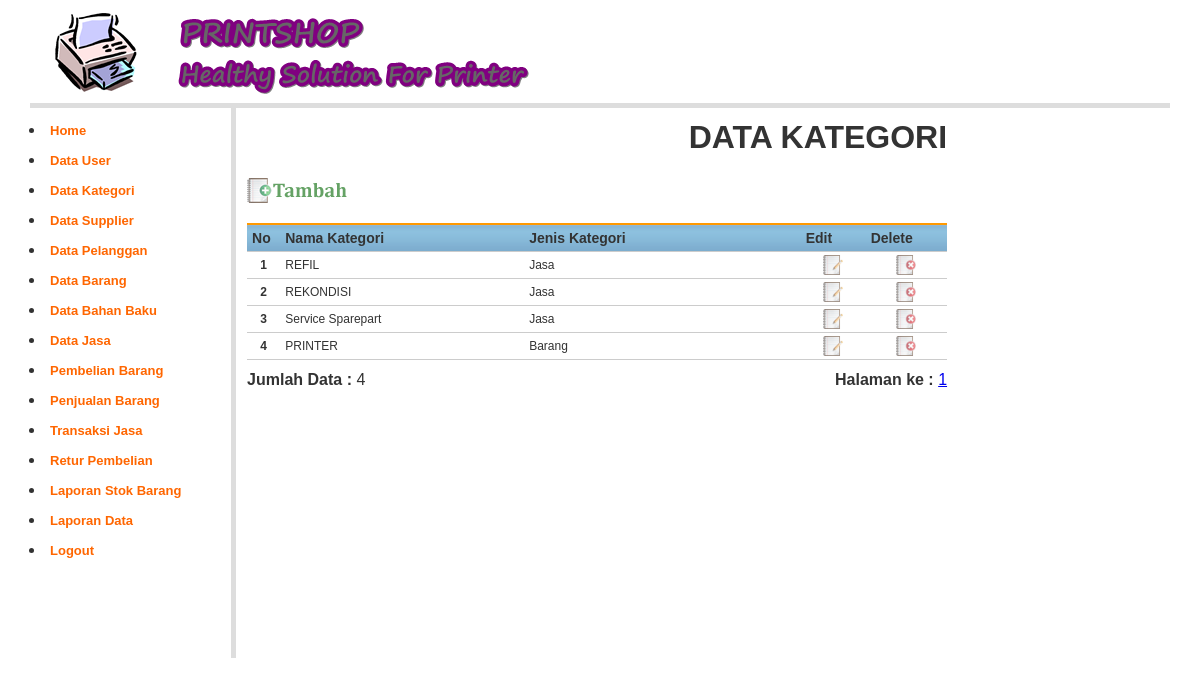
The app's page /?page=Data-Kategori (signed in) with its own data.
### tables this page shows
CREATE TABLE `kategori` (
  `kd_kategori` char(3) NOT NULL,
  `nm_kategori` varchar(50) NOT NULL,
  `jns_kategori` varchar(50) DEFAULT NULL,
  PRIMARY KEY (`kd_kategori`)
);

### kategori_data.php (the view, shortened to what this page needs)
<?php
$row = 20;
$hal = isset($_GET['hal']) ? $_GET['hal'] : 0;
$pageSql = "SELECT * FROM kategori";
$pageQry = mysql_query($pageSql, $koneksidb) or die ("error paging: ".mysql_error());
$jml	 = mysql_num_rows($pageQry);
$max	 = ceil($jml/$row);
?>
<table width="700" border="0" cellspacing="1" cellpadding="3">
  <tr>
   <td colspan="2" align="right"><h1><b>DATA KATEGORI </b></h1></td>
  </tr>
  <tr>
    <td colspan="2"><a href="?page=Add-Kategori" target="_self"><img src="images/btn_add_data2.png" width="100" height="25"></a></td>
  </tr>
  <tr>
    <td colspan="2">&nbsp;</td>
  </tr>
  <tr>
    <td colspan="2"><table width="700" class="table-list" border="0" cellspacing="1" cellpadding="2">
      <tr>
        <th width="4%" scope="col">No</th>
        <th width="30%" scope="col">Nama Kategori</th>
        <th width="34%" scope="col">Jenis Kategori</th>
        <th width="8%" scope="col">Edit</th>
        <th width="10%" scope="col">Delete</th>
      </tr>
       <?php
	$kategoriSql = "SELECT kategori.*, (SELECT COUNT(*) FROM barang WHERE barang.kd_kategori=kategori.kd_kategori) As qty_barang
					FROM kategori ORDER BY kd_kategori ASC LIMIT $hal, $row";
	$kategoriQry = mysql_query($kategoriSql, $koneksidb)  or die ("Query kategori salah : ".mysql_error());
	$nomor  = 0;
	while ($kategoriRow = mysql_fetch_array($kategoriQry)) {
	$nomor++;
	$Kode = $kategoriRow['kd_kategori'];
	?>
    <tr>
        <td align="center"><b><?php echo $nomor; ?></b></td>
        <td><?php echo $kategoriRow['nm_kategori']; ?></td>
        <td><?php if ($kategoriRow['jns_kategori']==1){ echo "Barang";}else{echo "Jasa";} ?></td>
        <td align="center"><a href="?page=Edit-Kategori&amp;Kode=<?php echo $Kode; ?>" target="_self" alt="Edit Data"><img src="images/btn_edit.png" width="20" height="20" border="0" /></a></td>
        <td align="center"><a href="?page=Delete-Kategori&amp;Kode=<?php echo $Kode; ?>" target="_self" alt="Delete Data" onclick="return confirm('ANDA YAKIN AKAN MENGHAPUS DATA KATEGORI INI ... ?')"><img src="images/btn_delete.png" width="20" height="20"  border="0"  alt="Delete Data" /></a></td>
      <?php } ?>
    </table></td>
  </tr>
  <tr>
    <td><b>Jumlah Data :</b> <?php echo $jml; ?> </td>
    <td align="right"><b>Halaman ke :</b>
	<?php
	for ($h = 1; $h <= $max; $h++) {
		$list[$h] = $row * $h - $row;
		echo " <a href='?page=Data-Kategori&hal=$list[$h]'>$h</a> ";
	}
	?>
	</td>
  </tr>
</table>

### styles/style.css (style rules this page uses)
td img { opacity:0.6; }
body { margin:0px auto 0px; padding:3px; font-family:"Arial"; font-size:12px; color:#333; width:95%; background-position:top; background-color:#fff; }
.table-main td { color: #333; border-collapse: collapse; vertical-align: center; padding: 0px; border:none; }
.table-list { clear: both; text-align: left; border-collapse: collapse; margin: 0px 0px 10px 0px; background:#fff; }
.table-list th { color: #333; font-size: 14px; font-weight: 700; margin: 2px 2px 2px 2px; padding: 5px 5px; background: url(../images/Background_td2.gif) repeat-x top #fff; border-bottom: 1px solid #CCC; border-top: 2px solid #FF9900; }
.table-list td { color: #333; font-size:12px; border-color: #fff; border-collapse: collapse; vertical-align: center; padding: 3px 5px; border-bottom:1px #CCCCCC solid; }

### records on screen
kategori: nm_kategori "REFIL", jns_kategori "Jasa"
kategori: nm_kategori "REKONDISI", jns_kategori "Jasa"
kategori: nm_kategori "Service Sparepart", jns_kategori "Jasa"
kategori: nm_kategori "PRINTER", jns_kategori "Barang"

### other values on screen
$jml "4"
